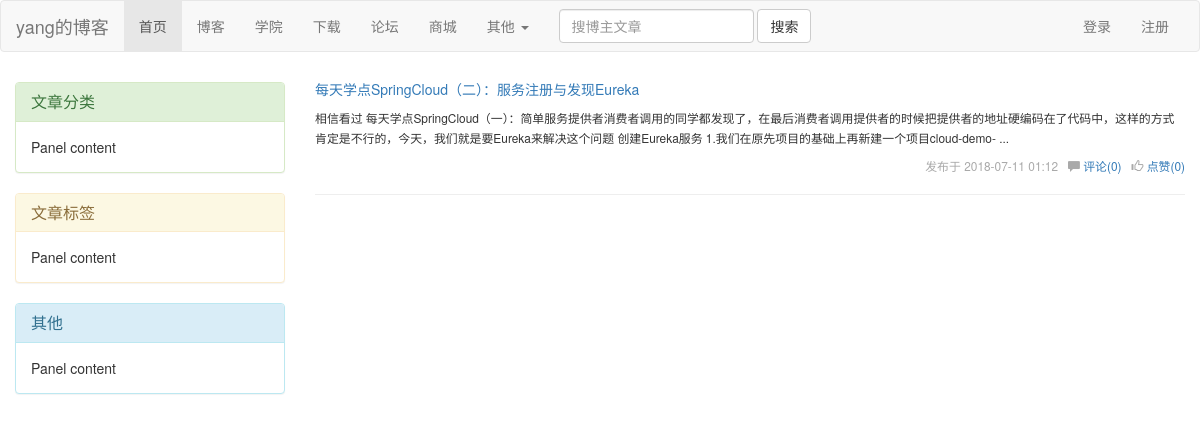
/yang, run on the app's committed database.
### bbs/models.py (models this page shows, shortened)
class Blog(models.Model):
    nid = models.AutoField(primary_key=True)
    title = models.CharField(verbose_name='个人博客标题', max_length=64)
    site_name = models.CharField(verbose_name='站点名称', max_length=64)
    theme = models.CharField(verbose_name='博客主题', max_length=32)

class Article(models.Model):
    nid = models.AutoField(primary_key=True)
    title = models.CharField(max_length=50, verbose_name='文章标题')
    desc = models.CharField(max_length=255, verbose_name='文章描述')
    create_time = models.DateTimeField(verbose_name='创建时间', auto_now_add=True)
    content = models.TextField()
    comment_count = models.IntegerField(default=0)
    up_count = models.IntegerField(default=0)
    down_count = models.IntegerField(default=0)
    user = models.ForeignKey(verbose_name='作者', to='UserInfo', to_field='nid', on_delete=models.CASCADE)
    category = models.ForeignKey(to='Category', to_field='nid', null=True, on_delete=models.CASCADE)
    tags = models.ManyToManyField(
        to="Tag",
        through='Article2Tag',
    )

### bbs/views.py (the view)
# urls.py: re_path('(?P<username>\w+)', views.homesite)
def homesite(request, username):
    user = UserInfo.objects.filter(username=username).first()
    if not user:
        return render(request, "not_found.html")
    blog = user.blog
    article_list = Article.objects.filter(user__username=username)
    return render(request, "homesite.html", {"article_list": article_list, "blog": blog})

### templates/homesite.html (shortened to what this page needs)
<!DOCTYPE html>
<html lang="zh-CN">
<head>
    <link href="https://cdn.bootcss.com/bootstrap/3.3.7/css/bootstrap.min.css" rel="stylesheet">
    <link rel="stylesheet" href="/static/bootstrap/css/bootstrap.css">
</head>
<body>
<nav class="navbar navbar-default">
    <div class="container-fluid">
        <div class="navbar-header">
            <a class="navbar-brand" href="#">{{ blog.title }}</a>
        </div>
        <div class="collapse navbar-collapse" id="bs-example-navbar-collapse-1">
            <ul class="nav navbar-nav">
                <li class="active"><a href="#">首页 <span class="sr-only">(current)</span></a></li>
                <li><a href="#">博客</a></li>
                <li><a href="#">学院</a></li>
                <li><a href="#">下载</a></li>
                <li><a href="#">论坛</a></li>
                <li><a href="#">商城</a></li>
                <li class="dropdown">
                    <a href="#" class="dropdown-toggle" data-toggle="dropdown" role="button" aria-haspopup="true"
                       aria-expanded="false">其他 <span class="caret"></span></a>
                </li>
            </ul>
            <form class="navbar-form navbar-left" action="/not_found/">
                <div class="form-group">
                    <input type="text" class="form-control" placeholder="搜博主文章">
                </div>
                <button type="submit" class="btn btn-default">搜索</button>
            </form>
            <ul class="nav navbar-nav navbar-right">
                {% if request.user.username %}
                    <li><a href="#">{{ request.user.username }}</a></li>
                    <li class="dropdown">
                        <a href="#" class="dropdown-toggle" data-toggle="dropdown" role="button" aria-haspopup="true"
                           aria-expanded="false">个人选项 <span class="caret"></span></a>
                        <ul class="dropdown-menu">
                            <li><a href="#">个人资料</a></li>
                            <li><a href="#">设置</a></li>
                            <li role="separator" class="divider"></li>
                            <li><a href="/logout/">退出登录</a></li>
                        </ul>
                    </li>
                {% else %}
                    <li><a href="/login/">登录</a></li>
                    <li><a href="/register/">注册</a></li>
                {% endif %}
            </ul>
        </div>
    </div>
</nav>
<div class="container-fluid">
    <div class="row">
        <div class="col-md-3">
            <div class="left_region">
                <div class="panel panel-success">
                    <div class="panel-heading">
                        <h3 class="panel-title">文章分类</h3>
                    </div>
                    <div class="panel-body">
                        Panel content
                    </div>
                </div>
                <div class="panel panel-warning">
                    <div class="panel-heading">
                        <h3 class="panel-title">文章标签</h3>
                    </div>
                    <div class="panel-body">
                        Panel content
                    </div>
                </div>
                <div class="panel panel-info">
                    <div class="panel-heading">
                        <h3 class="panel-title">其他</h3>
                    </div>
                    <div class="panel-body">
                        Panel content
                    </div>
                </div>
            </div>
        </div>
        <div class="col-md-9">
            <div class="article_list">
                {% for article in article_list %}
                    <div class="article_item clearfix">
                        <h5><a href="">{{ article.title }}</a></h5>
                        <div>
                          <span class="small desc ">
                              {{ article.desc }}
                          </span>
                        </div>
                        <div class="info small pull-right">发布于 <span>{{ article.create_time|date:'Y-m-d H:i' }}</span>&nbsp;&nbsp;
                            <span class="glyphicon glyphicon-comment"></span>&nbsp;<a href="">评论({{ article.comment_count }})</a>&nbsp;&nbsp;
                            <span class="glyphicon glyphicon-thumbs-up"></span>&nbsp;<a href="">点赞({{ article.up_count }})</a>
                        </div>
                    </div>
                    <hr>
                {% endfor %}
            </div>
        </div>
    </div>
</div>
</body>
</html>

### templates/homesite.html (style rules this page uses)
* { margin: 0; padding: 0; }
.left_region { margin-top: 10px; }
.info { margin-top: 10px; color: darkgray; }

### data on the page
Blog: title "yang的博客"
Article: title "每天学点SpringCloud（二）：服务注册与发现Eureka", desc "相信看过 每天学点SpringCloud（一）：简单服务提供者消费者调用的同学都发现了，在最后消费者调用提供者的时候把提供者的地址硬编码在了代码中，这样的方式肯定是不行的，今天，我们就是要Eureka来解决这个问题 创建Eureka服务 1.我们在原先项目的基础上再新建一个项目cloud-demo- ...", create_time "2018-07-11 01:12", comment_count "0", up_count "0"
